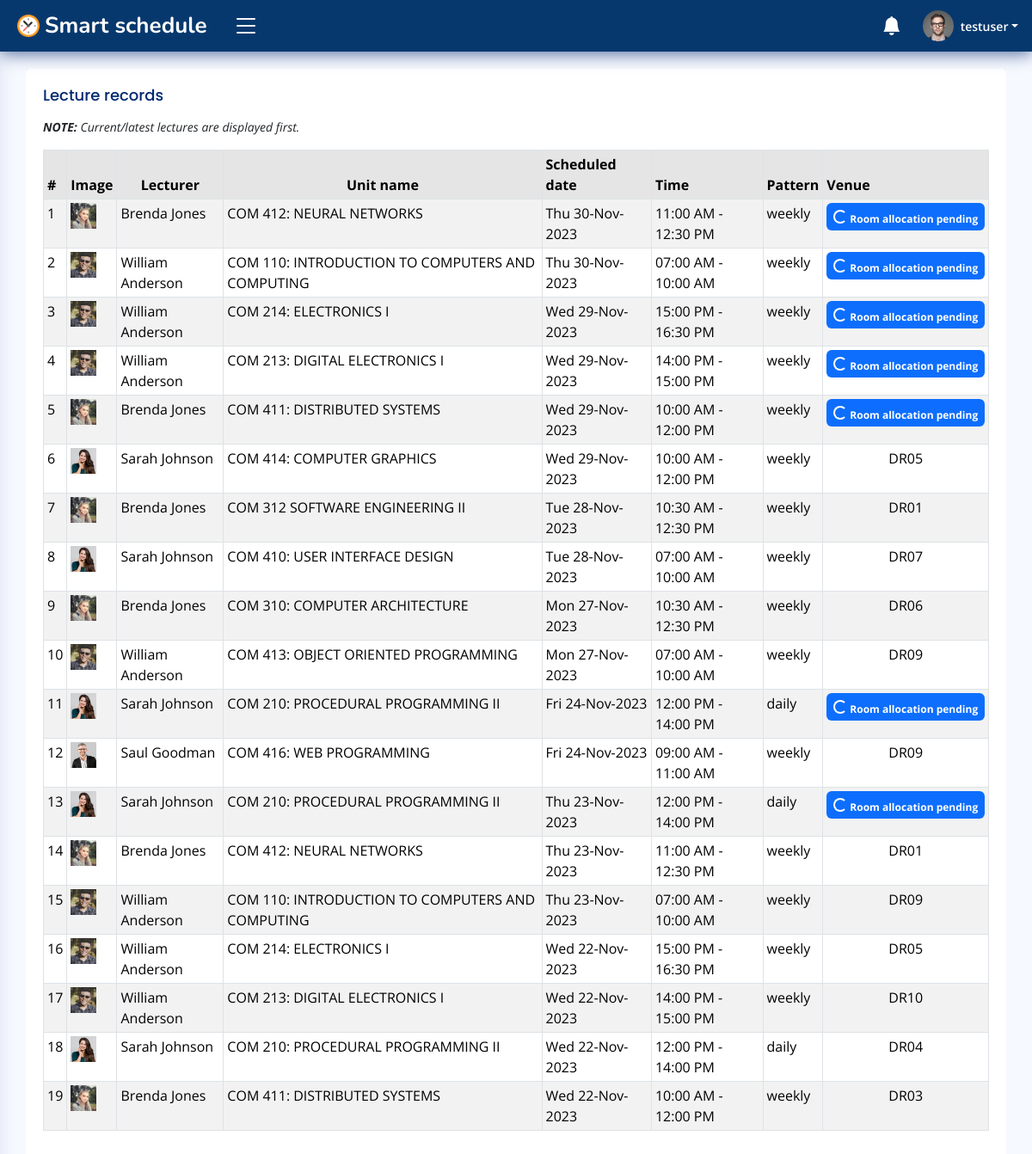
/campus/u/lectures/testuser/ (signed in), run on the app's committed database.
### accounts/models.py (models this page shows, shortened)
class User(AbstractUser):
    id = models.CharField(max_length=30, primary_key=True, unique=True, editable=False)
    first_name = models.CharField(max_length=15, blank=False)
    last_name = models.CharField(max_length=15, blank=False)
    email = models.EmailField(unique=True)
    gender = models.CharField(max_length=7, blank=False)
    dob = models.DateField(null=True, blank=False, db_column='Date of Birth')
    age = models.PositiveIntegerField(default=0, editable=False)
    mobile_no = PhoneNumberField()
    profile_pic = models.ImageField(upload_to='Users/imgs/dps/', default='default.png')
    is_student = models.BooleanField(default=False)
    date_updated = models.DateTimeField(auto_now=True)
    REQUIRED_FIELDS = ['username']
    USERNAME_FIELD = 'email'
    def __str__(self) -> str:
        return self.username
    class Meta:
        ordering = ['username', 'first_name', 'last_name']

class Faculty(models.Model):
    id = models.CharField(max_length=30, primary_key=True, unique=True, editable=False)
    staff = models.OneToOneField(User, on_delete=models.CASCADE, editable=False)
    school = models.CharField(max_length=70, blank=False)
    department = models.CharField(max_length=40, blank=False)
    position = models.CharField(max_length=20, blank=False)
    date_created = models.DateTimeField(auto_now_add=True)
    date_updated = models.DateTimeField(auto_now=True)
    class Meta:
        ordering = ['staff', 'school']
        verbose_name_plural = 'Faculty records'

### campus/models.py (models this page shows)
class Lecture(models.Model):
    id = models.CharField(max_length=30, primary_key=True, unique=True, editable=False)
    lecturer = models.ForeignKey(Faculty, on_delete=models.CASCADE, editable=False)
    student = models.ForeignKey(Student, on_delete=models.CASCADE, null=True, editable=False)
    lecture_hall = models.ForeignKey('LectureHall', on_delete=models.CASCADE, editable=False, null=True, db_column='Venue')
    unit_name = models.ForeignKey(BookedUnit, on_delete=models.CASCADE)
    lecture_date = models.DateField(null=False, blank=False)
    start_time = models.TimeField(null=False, blank=False, db_column='Scheduled start time')    # lecture should start at this time
    end_time = models.TimeField(null=False, blank=False, db_column='Scheduled end time')     # lecture should end at this time
    recurrence_pattern = models.CharField(max_length=10, blank=False)
    total_students = models.PositiveIntegerField(default=0, editable=False)     # approximate no. of students expected to attend the lecture.
    is_attending = models.BooleanField(default=False)   # is the student attending the lecture?
    is_taught = models.BooleanField(default=False, editable=False)  # was the class taught or it "bounced".
    date_scheduled = models.DateTimeField(auto_now_add=True)
    date_updated = models.DateTimeField(auto_now=True)
    class Meta:
        ordering = ['lecturer', 'lecture_hall', '-date_scheduled']
        verbose_name_plural = 'Scheduled lectures'

class BookedUnit(models.Model):
    id = models.CharField(max_length=30, primary_key=True, unique=True, editable=False)
    lecturer = models.ForeignKey(Faculty, on_delete=models.CASCADE)
    students_course = models.CharField(max_length=50, blank=False)
    course_name = models.CharField(max_length=80, blank=False)
    year_of_study = models.CharField(max_length=10, blank=False)
    semester = models.CharField(max_length=1, blank=False)
    booking_date = models.DateTimeField(auto_now_add=True)
    date_updated = models.DateTimeField(auto_now=True)
    def __str__(self) -> str:
        return self.course_name
    class Meta:
        ordering = ['course_name', 'lecturer']
        verbose_name_plural = 'Booked units'

class LectureHall(models.Model):
    id = models.CharField(max_length=30, primary_key=True, unique=True, editable=False)
    academic_block = models.CharField(max_length=20, blank=False)
    hall_no = models.CharField(max_length=5, unique=True, blank=False)
    seating_capacity = models.PositiveIntegerField(default=0)
    floor = models.CharField(max_length=7, blank=False)
    rating = models.PositiveIntegerField(default=0, editable=False)
    image = models.ImageField(upload_to='Lecture-Halls/img/', default='lecture-hall.jpg')
    date_created = models.DateTimeField(auto_now_add=True)
    date_edited = models.DateTimeField(auto_now=True)
    def __str__(self) -> str:
        return self.hall_no
    class Meta:
        ordering = ['academic_block', 'hall_no']
        verbose_name_plural = 'Lecture halls'

### campus/views.py (the view)
# urls.py: path('lectures/<str:_student>/', views.StudentsLecturesDetailView.as_view(), name='student_lecture_records'),
@method_decorator(login_required(login_url='login'), name='get')
@method_decorator(user_passes_test(lambda user: (user.is_staff is False or user.is_superuser is False) and user.is_student is True), name='get')
class StudentsLecturesDetailView(View):
    template_name = 'dashboard/students/lectures.html'
    def get(self, request, _student, *args, **kwargs):
        lectures_QS = Lecture.objects.filter(
            lecturer__department=request.user.student.department, unit_name__students_course=request.user.student.course,
        ).order_by('-lecture_date', '-start_time', 'unit_name')
        context = {'scheduled_lectures': lectures_QS}
        return render(request, self.template_name, context)

### accounts/models.py (called while the page is built)
    def __str__(self) -> str:
        return f'{self.student_name}'

### campus/templates/dashboard/students/lectures.html (shortened to what this page needs)
{% extends 'dashboard/students/base.html' %}{% block title %}{{ request.user.username }}'s lecture records{% endblock %}
{% load crispy_forms_tags %}
    {% block content %}
    <main id="main" class="main">
        <section class="section profile">
            <div class="row">
                <div class="col-sm-12 col-md-12">
                    <div class="table-responsive">
                        <div class="card">
                            <div class="card-body">
                                <h5 class="card-title mb-0">Lecture records</h5>
                                <p class="small fst-italic mt-0"><b>NOTE: </b>Current/latest lectures are displayed first.</p>
                                <table class="table table-sm table-bordered table-striped">
                                    <thead>
                                        <tr class="table-active">
                                            <th>#</th>
                                            <th>Image</th>
                                            <th class="text-center">Lecturer</th>
                                            <th class="text-center">Unit name</th>
                                            <th>Scheduled date</th>
                                            <th>Time</th>
                                            <th>Pattern</th>
                                            <th>Venue</th>
                                        </tr>
                                    </thead>
                                    <tbody>
                                        {% for lecture in scheduled_lectures %}
											<tr>
												<td>{{ forloop.counter }}</td>
                                                <td><img src="{{ lecture.lecturer.staff.profile_pic.url }}" height="30px" width="30px" alt=""></td>
												<td>{{ lecture.lecturer.staff.first_name|title }} {{ lecture.lecturer.staff.last_name|title }}</td>
												<td>{{ lecture.unit_name }}</td>
												<td>{{ lecture.lecture_date|date:"D d-M-Y" }}</td>
												<td>{{ lecture.start_time|date:"H:i A" }} - {{ lecture.end_time|date:"H:i A" }}</td>
                                                <td>{{ lecture.recurrence_pattern }}</td>
												<td class="text-center">
													{% if not lecture.lecture_hall is None %}
													{{ lecture.lecture_hall|default:"--" }}
													{% else %}
													<span class="badge bg-primary py-2">
														<span class="spinner-border spinner-border-sm"></span> Room allocation pending
													</span>
													{% endif %}
												</td>
											</tr>
											{% endfor %}
                                    </tbody>
                                </table>
                            </div>
                        </div>
                    </div>
                </div>
            </div>
        </section>
    </main>
    {% endblock %}

### campus/templates/dashboard/students/base.html (shortened to what this page needs)
{% load static %}
<!DOCTYPE html>
<html lang="en">
<head>
    <link href="https://cdn.jsdelivr.net/npm/bootstrap@5.3.2/dist/css/bootstrap.min.css" rel="stylesheet">
    <link rel="stylesheet" href="https://cdn.jsdelivr.net/npm/bootstrap-icons@1.11.1/font/bootstrap-icons.css">
    <link href="{% static 'css/styles.css' %}" rel="stylesheet">
    <link rel="stylesheet" href="https://cdn.jsdelivr.net/npm/fullcalendar@5.10.0/main.min.css">
</head>
<body>
    <header id="header" class="header fixed-top d-flex align-items-center">
        <div class="d-flex align-items-center justify-content-between">
            <a href="{% url 'student_homepage' %}" class="logo d-flex align-items-center">
                <img src="{% static 'img/logo/logo.png' %}" alt="logo">
                <span class="d-none d-lg-block text-white">Smart schedule</span>
            </a>
            <i class="bi bi-list toggle-sidebar-btn"></i>
        </div>
        <nav class="header-nav ms-auto">
            <ul class="d-flex align-items-center">
                <li class="nav-item dropdown">
                    <a class="nav-link nav-icon" href="" data-bs-toggle="dropdown">
                        <i class="bi bi-bell-fill"></i>
                    </a>
                </li>
                <li class="nav-item dropdown pe-3">
                    <a class="nav-link nav-profile d-flex align-items-center pe-0" href="#" data-bs-toggle="dropdown">
                        <img src="{{ request.user.profile_pic.url }}" alt="profile" class="rounded-circle">
                        <span class="d-none d-md-block dropdown-toggle ps-2">{{ request.user.username }}</span>
                    </a>
                </li>
            </ul>
        </nav>
    </header>
    {% block content %}
    {% endblock %}
</body>
</html>

### static/css/styles.css (style rules this page uses)
:root { scroll-behavior: smooth; }
body { font-family: "Open Sans", sans-serif; background: #f6f9ff; color: #444444; }
a { color: #4154f1; text-decoration: none; }
h1, h2, h3, h4, h5, h6 { font-family: "Nunito", sans-serif; }
#main { margin-top: 60px; padding: 20px 30px; transition: all 0.3s; }
.card { margin-bottom: 30px; border: none; border-radius: 5px; box-shadow: 0px 0 30px rgba(1, 41, 112, 0.1); }
.card-title { padding: 20px 0 15px 0; font-size: 18px; font-weight: 500; color: #012970; font-family: "Poppins", sans-serif; }
.card-body { padding: 0 20px 20px 20px; }
.logo { line-height: 1; }
@media (min-width: 1200px) { .logo { width: 240px; } }
.logo img { max-height: 26px; margin-right: 6px; }
.logo span { font-size: 26px; font-weight: 700; color: #012970; font-family: "Nunito", sans-serif; }
.header { transition: all 0.5s; z-index: 997; height: 60px; box-shadow: 0px 2px 20px rgba(1, 41, 112, 0.7); background-color: #07386d; padding-left: 20px; }
.header .toggle-sidebar-btn { font-size: 32px; padding-left: 10px; cursor: pointer; color: #fff; }
.header-nav ul { list-style: none; }
.header-nav>ul { margin: 0; padding: 0; }
.header-nav .nav-icon { font-size: 22px; color: #fff; margin-right: 25px; position: relative; }
.header-nav .nav-profile { color: #fff; }
.header-nav .nav-profile img { max-height: 36px; }
.header-nav .nav-profile span { font-size: 14px; font-weight: 600; }
@media (min-width: 1200px) { #main, #footer { margin-left: 300px; } }
@media (min-width: 1200px) { .toggle-sidebar #main, .toggle-sidebar #footer { margin-left: 0; } }

### data on the page
User: user.profile_pic (picture), user.username "testuser"
Lecture: lecturer.staff.profile_pic (picture), lecturer.staff.first_name "Brenda", lecturer.staff.last_name "Jones", unit_name "COM 412: NEURAL NETWORKS", lecture_date "Thu 30-Nov-2023", start_time "11:00 AM", end_time "12:30 PM", recurrence_pattern "weekly", shows "Room allocation pending"
Lecture: lecturer.staff.profile_pic (picture), lecturer.staff.first_name "William", lecturer.staff.last_name "Anderson", unit_name "COM 110: INTRODUCTION TO COMPUTERS AND COMPUTING", lecture_date "Thu 30-Nov-2023", start_time "07:00 AM", end_time "10:00 AM", recurrence_pattern "weekly", shows "Room allocation pending"
Lecture: lecturer.staff.profile_pic (picture), lecturer.staff.first_name "William", lecturer.staff.last_name "Anderson", unit_name "COM 214: ELECTRONICS I", lecture_date "Wed 29-Nov-2023", start_time "15:00 PM", end_time "16:30 PM", recurrence_pattern "weekly", shows "Room allocation pending"
Lecture: lecturer.staff.profile_pic (picture), lecturer.staff.first_name "William", lecturer.staff.last_name "Anderson", unit_name "COM 213: DIGITAL ELECTRONICS I", lecture_date "Wed 29-Nov-2023", start_time "14:00 PM", end_time "15:00 PM", recurrence_pattern "weekly", shows "Room allocation pending"
Lecture: lecturer.staff.profile_pic (picture), lecturer.staff.first_name "Brenda", lecturer.staff.last_name "Jones", unit_name "COM 411: DISTRIBUTED SYSTEMS", lecture_date "Wed 29-Nov-2023", start_time "10:00 AM", end_time "12:00 PM", recurrence_pattern "weekly", shows "Room allocation pending"
Lecture: lecturer.staff.profile_pic (picture), lecturer.staff.first_name "Sarah", lecturer.staff.last_name "Johnson", unit_name "COM 414: COMPUTER GRAPHICS", lecture_date "Wed 29-Nov-2023", start_time "10:00 AM", end_time "12:00 PM", recurrence_pattern "weekly", lecture_hall "DR05"
Lecture: lecturer.staff.profile_pic (picture), lecturer.staff.first_name "Brenda", lecturer.staff.last_name "Jones", unit_name "COM 312 SOFTWARE ENGINEERING II", lecture_date "Tue 28-Nov-2023", start_time "10:30 AM", end_time "12:30 PM", recurrence_pattern "weekly", lecture_hall "DR01"
Lecture: lecturer.staff.profile_pic (picture), lecturer.staff.first_name "Sarah", lecturer.staff.last_name "Johnson", unit_name "COM 410: USER INTERFACE DESIGN", lecture_date "Tue 28-Nov-2023", start_time "07:00 AM", end_time "10:00 AM", recurrence_pattern "weekly", lecture_hall "DR07"
Lecture: lecturer.staff.profile_pic (picture), lecturer.staff.first_name "Brenda", lecturer.staff.last_name "Jones", unit_name "COM 310: COMPUTER ARCHITECTURE", lecture_date "Mon 27-Nov-2023", start_time "10:30 AM", end_time "12:30 PM", recurrence_pattern "weekly", lecture_hall "DR06"
Lecture: lecturer.staff.profile_pic (picture), lecturer.staff.first_name "William", lecturer.staff.last_name "Anderson", unit_name "COM 413: OBJECT ORIENTED PROGRAMMING", lecture_date "Mon 27-Nov-2023", start_time "07:00 AM", end_time "10:00 AM", recurrence_pattern "weekly", lecture_hall "DR09"
Lecture: lecturer.staff.profile_pic (picture), lecturer.staff.first_name "Sarah", lecturer.staff.last_name "Johnson", unit_name "COM 210: PROCEDURAL PROGRAMMING II", lecture_date "Fri 24-Nov-2023", start_time "12:00 PM", end_time "14:00 PM", recurrence_pattern "daily", shows "Room allocation pending"
Lecture: lecturer.staff.profile_pic (picture), lecturer.staff.first_name "Saul", lecturer.staff.last_name "Goodman", unit_name "COM 416: WEB PROGRAMMING", lecture_date "Fri 24-Nov-2023", start_time "09:00 AM", end_time "11:00 AM", recurrence_pattern "weekly", lecture_hall "DR09"
Lecture: lecturer.staff.profile_pic (picture), lecturer.staff.first_name "Sarah", lecturer.staff.last_name "Johnson", unit_name "COM 210: PROCEDURAL PROGRAMMING II", lecture_date "Thu 23-Nov-2023", start_time "12:00 PM", end_time "14:00 PM", recurrence_pattern "daily", shows "Room allocation pending"
Lecture: lecturer.staff.profile_pic (picture), lecturer.staff.first_name "Brenda", lecturer.staff.last_name "Jones", unit_name "COM 412: NEURAL NETWORKS", lecture_date "Thu 23-Nov-2023", start_time "11:00 AM", end_time "12:30 PM", recurrence_pattern "weekly", lecture_hall "DR01"
Lecture: lecturer.staff.profile_pic (picture), lecturer.staff.first_name "William", lecturer.staff.last_name "Anderson", unit_name "COM 110: INTRODUCTION TO COMPUTERS AND COMPUTING", lecture_date "Thu 23-Nov-2023", start_time "07:00 AM", end_time "10:00 AM", recurrence_pattern "weekly", lecture_hall "DR09"
Lecture: lecturer.staff.profile_pic (picture), lecturer.staff.first_name "William", lecturer.staff.last_name "Anderson", unit_name "COM 214: ELECTRONICS I", lecture_date "Wed 22-Nov-2023", start_time "15:00 PM", end_time "16:30 PM", recurrence_pattern "weekly", lecture_hall "DR05"
Lecture: lecturer.staff.profile_pic (picture), lecturer.staff.first_name "William", lecturer.staff.last_name "Anderson", unit_name "COM 213: DIGITAL ELECTRONICS I", lecture_date "Wed 22-Nov-2023", start_time "14:00 PM", end_time "15:00 PM", recurrence_pattern "weekly", lecture_hall "DR10"
Lecture: lecturer.staff.profile_pic (picture), lecturer.staff.first_name "Sarah", lecturer.staff.last_name "Johnson", unit_name "COM 210: PROCEDURAL PROGRAMMING II", lecture_date "Wed 22-Nov-2023", start_time "12:00 PM", end_time "14:00 PM", recurrence_pattern "daily", lecture_hall "DR04"
Lecture: lecturer.staff.profile_pic (picture), lecturer.staff.first_name "Brenda", lecturer.staff.last_name "Jones", unit_name "COM 411: DISTRIBUTED SYSTEMS", lecture_date "Wed 22-Nov-2023", start_time "10:00 AM", end_time "12:00 PM", recurrence_pattern "weekly", lecture_hall "DR03"
